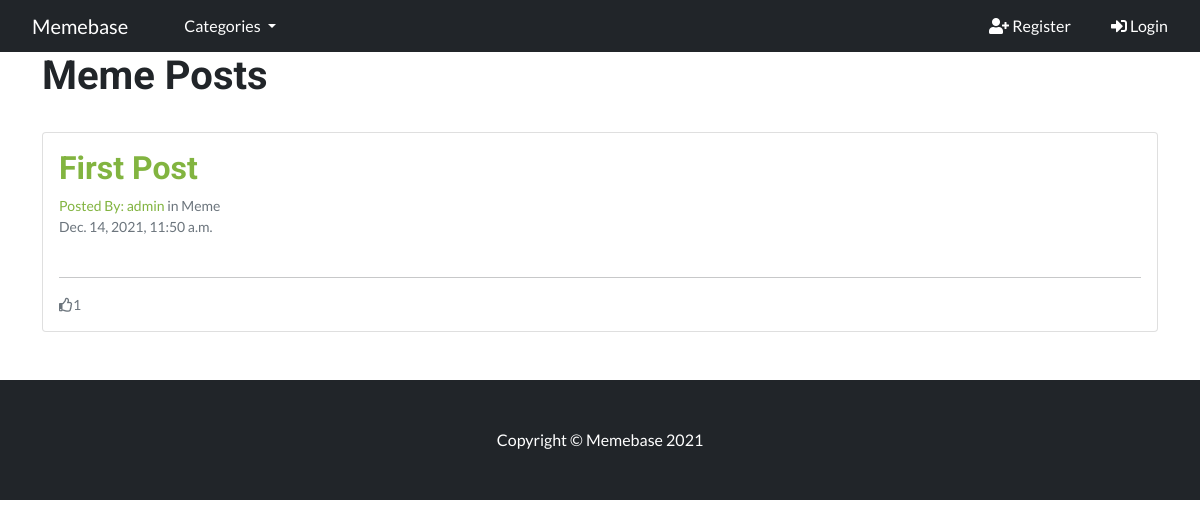
Page /category/Meme/ on the earlier database version.
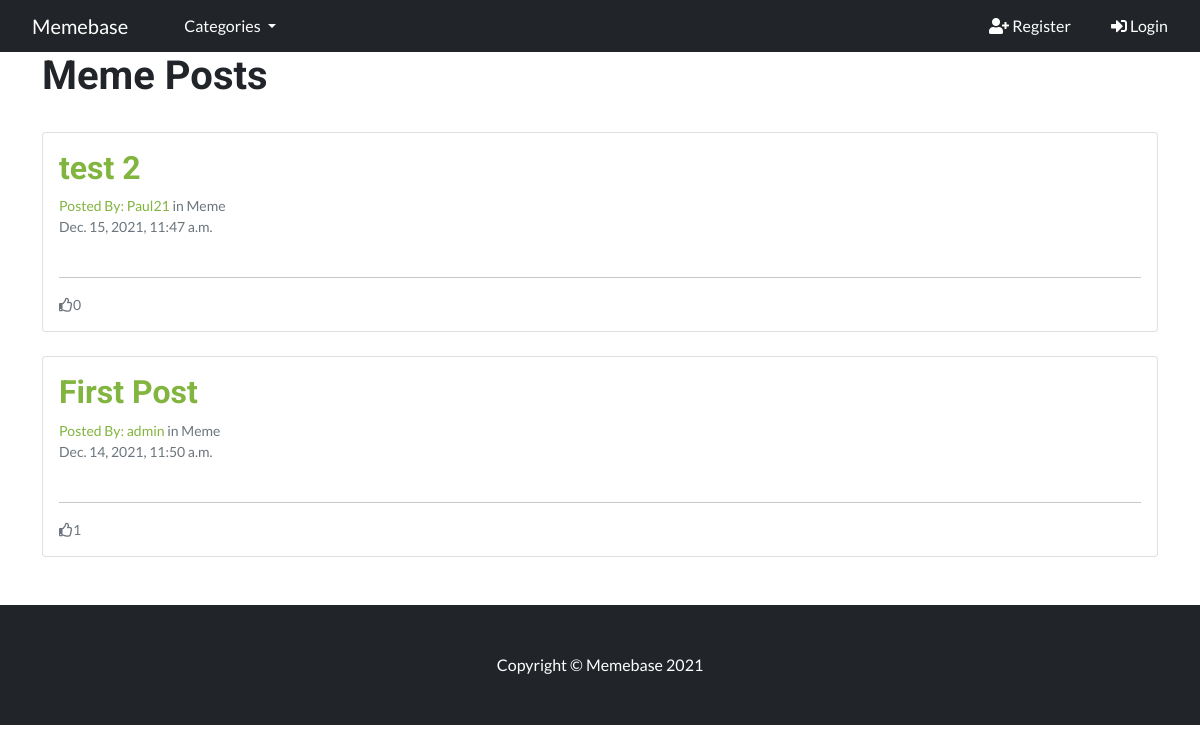
Same page on the later database version.
### memeblog/models.py (models this page shows, shortened)
class Post(models.Model):
    title = models.CharField(max_length=200, unique=True)
    slug = models.SlugField(max_length=200, unique=True)
    category = models.CharField(max_length=200)
    author = models.ForeignKey(User, on_delete=models.CASCADE, related_name="blog_posts")
    posted_on = models.DateTimeField(auto_now=True)
    content_image = CloudinaryField('image')
    likes = models.ManyToManyField(User, related_name='post_likes', blank=True)
    class Meta:
        ordering = ['-posted_on']

### memeblog/views.py (the view)
# urls.py: path('category/<category>/', CategoryView.as_view(), name='category'),
class CategoryView(ListView):
    template_name = 'category_page.html'
    context_object_name = 'catlist'
    def get_queryset(self):
        content = {
            'cat': self.kwargs['category'],
            'posts': Post.objects.filter(category=self.kwargs['category'])
        }
        return content

### memeblog/views.py (called while the page is built)
def category_list(request):
    category_list = Category.objects.all()
    context = {
        'category_list': category_list
    }
    return context

### templates/category_page.html (shortened to what this page needs)
{% extends "base.html" %}
{% block content %}
{% if catlist.posts %}
    <div class="container">
        <div class="row">
            <h1>{{ catlist.cat|title }} Posts</h1>
            <div class="col-lg-12 mb-4 mt-4">
                {% for post in catlist.posts %}
                    <div class="card mb-4">
                        <a href="{% url 'post_detail' post.pk %}">
                            <div class="card-body">
                                <h2 class="card-title">{{ post.title }}</h2>
                                <div class="small text-muted">Posted By: <a href="{% url 'profile_page' post.author.userprofile.id %}">{{ post.author }}</a> in {{ post.category }}
                                </div>
                                <div class="small text-muted">{{ post.posted_on }}</div>
                                <hr>
                                <div class="small text-muted"><i class="far fa-thumbs-up"></i>{{ post.likes.count }}</div>
                            </div>
                        </a>
                    </div>
                {% endfor %}
            </div>
        </div>
    </div>
{% else %}
<div class="container">
    <div class="row">
        <h2>Sorry this page does not exsist</h2>
    </div>
</div>
{% endif %}
{% endblock %}

### templates/base.html (shortened to what this page needs)
{% load static %}
<!DOCTYPE html>
<html lang="en">
<head>
    <link rel="stylesheet" href="https://cdnjs.cloudflare.com/ajax/libs/font-awesome/5.15.3/css/all.min.css">
    <link rel="stylesheet" href="https://cdn.jsdelivr.net/npm/bootstrap@5.1.3/dist/css/bootstrap.min.css"
        type="text/css">
    <link rel="stylesheet" href="{% static 'css/style.css' %}">
</head>
<body>
    <nav class="navbar navbar-expand-lg navbar-dark bg-dark py-0 px-0">
        <div class="container-fluid">
            <a class="navbar-brand" href="{% url 'home' %}">Memebase</a>
            <div class="collapse navbar-collapse" id="navbarNavDropdown">
                <ul class="navbar-nav">
                    <li class="nav-item dropdown">
                        <a class="nav-link dropdown-toggle" href="#" id="navbarDropdownMenuLink" role="button"
                            data-bs-toggle="dropdown" aria-expanded="false">
                            Categories
                        </a>
                    </li>
                    {% if user.is_authenticated %}
                    <li class="nav-item">
                        <a class="nav-link" href="{% url 'add_post' %}">Add Post</a>
                    </li>
                    <li class="nav-item right dropdown">
                        <a class="nav-link dropdown-toggle" href="#" id="navbarDropdownMenuLink" role="button"
                            data-bs-toggle="dropdown" aria-expanded="false">
                            <i class="fas fa-user"></i> {{ user.username }} Logged in
                        </a>
                        <ul class="dropdown-menu dropdown-menu-dark" aria-labelledby="navbarDropdownMenuLink">
                            {% if user.userprofile.id %}
                                <a class="dropdown-item" href="{% url 'profile_page' user.userprofile.id %}"> <i class="fas fa-id-badge"></i> Profile</a>
                                <a class="dropdown-item" href="{% url 'edit_profile_page' user.userprofile.id %}"> <i class="fas fa-edit"></i> Edit Profile</a>
                            {% else %}
                                <a class="dropdown-item" href="{% url 'create_profile_page' %}"> <i class="fas fa-edit"></i> Create Profile Page</a>
                            {% endif %}
                            <a class="dropdown-item" href="{% url 'edit_user_settings' %}"> <i class="fas fa-edit"></i>Settings</a>
                            <a class="dropdown-item" href="{% url 'change_password' %}"> <i class="fas fa-key"></i> Change Password</a>
                            <hr class="dropdown-divider">
                            <a class="dropdown-item" href="{% url 'logout' %}"> <i class="fas fa-sign-out-alt"></i> Logout</a>
                        </ul>
                    </li>
                    {% else %}
                    <li class="nav-item right">
                        <a class="nav-link" href="{% url 'register' %}"><i class="fas fa-user-plus"></i> Register</a>
                    </li>
                    <li class="nav-item">
                        <a class="nav-link" href="{% url 'login' %}"> <i class="fas fa-sign-in-alt"></i> Login</a>
                    </li>
                    {% endif %}
                </ul>
            </div>
        </div>
    </nav>
    <main>
        {% block content %}{% endblock content %}
    </main>
    <footer class="py-5 bg-dark">
        <div class="container">
            <p class="m-0 text-center text-white">Copyright &copy; Memebase 2021</p>
        </div>
    </footer>
</body>
</html>

### static/css/style.css (style rules this page uses)
body { font-family: Lato, sans-serif; font-weight: 400; }
.h1, .h2, .h3, .h4, .h5, .h6, h1, h2, h3, h4, h5, h6 { font-family: Roboto, sans-serif; font-weight: bold; }
a { color: #82b440; text-decoration: none; }
.navbar-brand { padding: 11px 20px; }
.navbar-nav { width: 100%; }
.nav-link { color: #fff !important; }
.nav-item { padding: 6px 12px; text-align: center; }
.right { margin-left: auto; }

Differences in the rows shown:
added Post: title "test 2", author "Paul21", category "Meme", posted_on "Dec. 15, 2021, 11:47 a.m.", likes.count "0"
